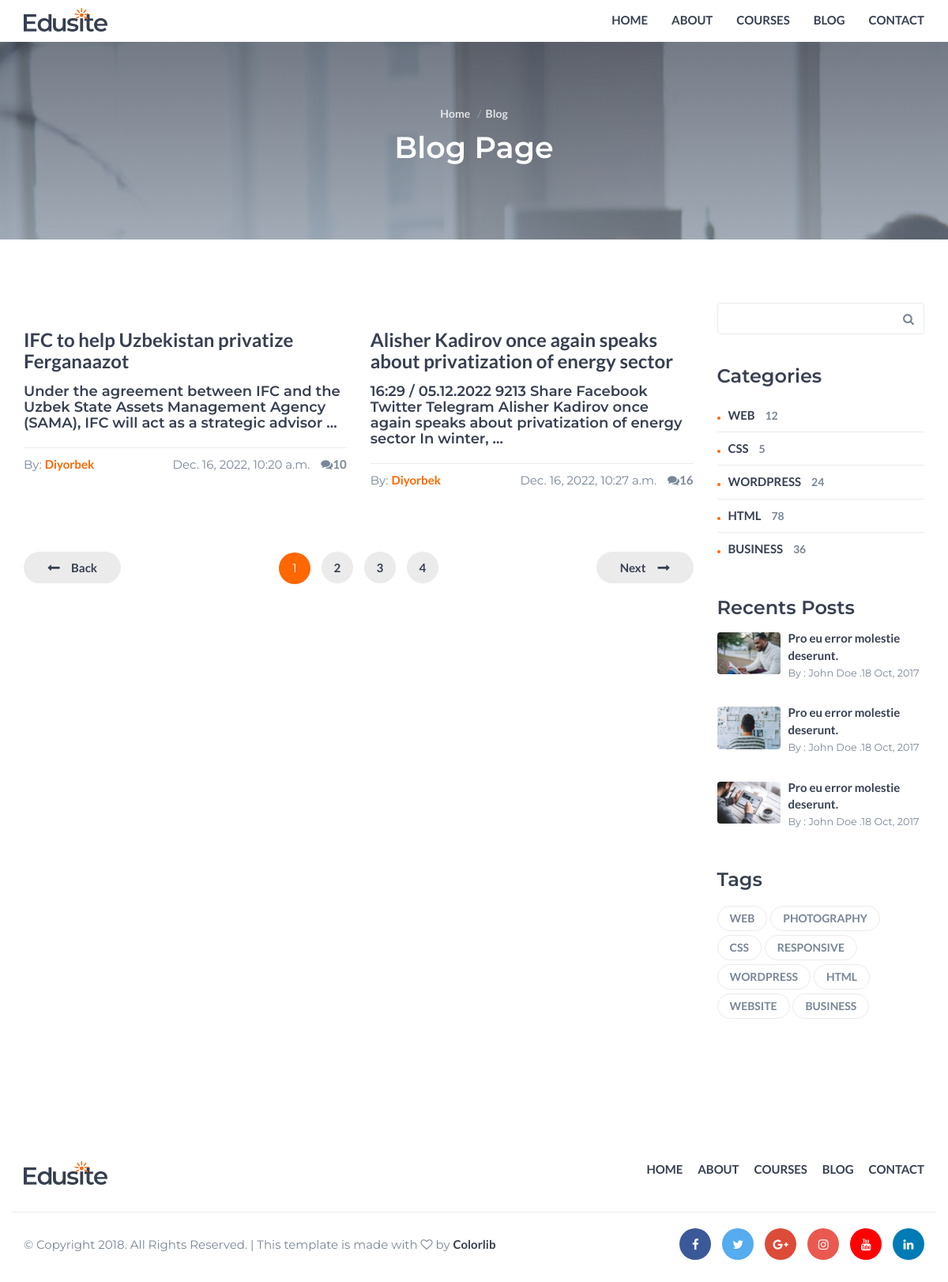
Screenshot of /blog/ with the database file from the repository.
### edu1app/models.py (models this page shows, shortened)
class Blogmodel(models.Model):
    title=models.CharField(max_length=250)
    text=models.TextField()
    image=models.CharField(max_length=250)
    author=models.CharField(max_length=50)
    time=models.DateTimeField(auto_now_add=True)
    numdis=models.IntegerField()

### edu1app/views.py (the view)
# urls.py: path('blog/',BlogClass.as_view(),name='blog')
class BlogClass(ListView):
    model = Blogmodel
    template_name = 'blog.html'
    context_object_name = "blogslist"

### templates/blog.html (shortened to what this page needs)
<!DOCTYPE html>
{%load static%}
<html lang="en">
	<head>
		<link type="text/css" rel="stylesheet" href="{% static 'css/bootstrap.min.css'%}"/>
		<link rel="stylesheet" href="{% static 'css/font-awesome.min.css'%}">
		<link type="text/css" rel="stylesheet" href="{% static 'css/style.css'%}"/>
    </head>
	<body>
		<header id="header">
			<div class="container">
				<div class="navbar-header">
					<div class="navbar-brand">
						<a class="logo" href="index.html">
							<img src="./img/logo.png" alt="logo">
						</a>
					</div>
				</div>
				<nav id="nav">
					<ul class="main-menu nav navbar-nav navbar-right">
						<li><a href="{% url 'home'%}">Home</a></li>
						<li><a href="#">About</a></li>
						<li><a href="#">Courses</a></li>
						<li><a href="{% url 'blog'%}">Blog</a></li>
						<li><a href="contact.html">Contact</a></li>
					</ul>
				</nav>
			</div>
		</header>
		<div class="hero-area section">
			<div class="bg-image bg-parallax overlay" style="background-image:url(./img/page-background.jpg)"></div>
			<div class="container">
				<div class="row">
					<div class="col-md-10 col-md-offset-1 text-center">
						<ul class="hero-area-tree">
							<li><a href="index.html">Home</a></li>
							<li>Blog</li>
						</ul>
						<h1 class="white-text">Blog Page</h1>
					</div>
				</div>
			</div>
		</div>
		<div id="blog" class="section">
			<div class="container">
				<div class="row">
					<div id="main" class="col-md-9">
						<div class="row">
							{%for i in blogslist %}
							<div class="col-md-6">
								<div class="single-blog">
									<div class="blog-img">
										<a href="blog-post.html">
										</a>
									</div>
									<h3><a href="blog-post.html">{{i.title}}</a></h3>
									<h4>{{i.text|truncatewords:20}}</h4>
									<div class="blog-meta">
										<span class="blog-meta-author">By: <a href="#">{{i.author}}</a></span>
										<div class="pull-right">
											<span>{{i.time}}</span>
											<span class="blog-meta-comments"><a href="#"><i class="fa fa-comments"></i>{{i.numdis}}</a></span>
										</div>
									</div>
								</div>
							</div>
							{%endfor%}
						</div>
						<div class="row">
							<div class="col-md-12">
								<div class="post-pagination">
									<a href="#" class="pagination-back pull-left">Back</a>
									<ul class="pages">
										<li class="active">1</li>
										<li><a href="#">2</a></li>
										<li><a href="#">3</a></li>
										<li><a href="#">4</a></li>
									</ul>
									<a href="#" class="pagination-next pull-right">Next</a>
								</div>
							</div>
						</div>
					</div>
					<div id="aside" class="col-md-3">
						<div class="widget search-widget">
							<form>
								<input class="input" type="text" name="search">
								<button><i class="fa fa-search"></i></button>
							</form>
						</div>
						<div class="widget category-widget">
							<h3>Categories</h3>
							<a class="category" href="#">Web <span>12</span></a>
							<a class="category" href="#">Css <span>5</span></a>
							<a class="category" href="#">Wordpress <span>24</span></a>
							<a class="category" href="#">Html <span>78</span></a>
							<a class="category" href="#">Business <span>36</span></a>
						</div>
						<div class="widget posts-widget">
							<h3>Recents Posts</h3>
							<div class="single-post">
								<a class="single-post-img" href="blog-post.html">
									<img src="./img/post01.jpg" alt="">
								</a>
								<a href="blog-post.html">Pro eu error molestie deserunt.</a>
								<p><small>By : John Doe .18 Oct, 2017</small></p>
							</div>
							<div class="single-post">
								<a class="single-post-img" href="blog-post.html">
									<img src="./img/post02.jpg" alt="">
								</a>
								<a href="blog-post.html">Pro eu error molestie deserunt.</a>
								<p><small>By : John Doe .18 Oct, 2017</small></p>
							</div>
							<div class="single-post">
								<a class="single-post-img" href="blog-post.html">
									<img src="./img/post03.jpg" alt="">
								</a>
								<a href="blog-post.html">Pro eu error molestie deserunt.</a>
								<p><small>By : John Doe .18 Oct, 2017</small></p>
							</div>
						</div>
						<div class="widget tags-widget">
							<h3>Tags</h3>
							<a class="tag" href="#">Web</a>
							<a class="tag" href="#">Photography</a>
							<a class="tag" href="#">Css</a>
							<a class="tag" href="#">Responsive</a>
							<a class="tag" href="#">Wordpress</a>
							<a class="tag" href="#">Html</a>
							<a class="tag" href="#">Website</a>
							<a class="tag" href="#">Business</a>
						</div>
					</div>
				</div>
			</div>
		</div>
		<footer id="footer" class="section">
			<div class="container">
				<div class="row">
					<div class="col-md-6">
						<div class="footer-logo">
							<a class="logo" href="index.html">
								<img src="./img/logo.png" alt="logo">
							</a>
						</div>
					</div>
					<div class="col-md-6">
						<ul class="footer-nav">
							<li><a href="index.html">Home</a></li>
							<li><a href="#">About</a></li>
							<li><a href="#">Courses</a></li>
							<li><a href="blog.html">Blog</a></li>
							<li><a href="contact.html">Contact</a></li>
						</ul>
					</div>
				</div>
				<div id="bottom-footer" class="row">
					<div class="col-md-4 col-md-push-8">
						<ul class="footer-social">
							<li><a href="#" class="facebook"><i class="fa fa-facebook"></i></a></li>
							<li><a href="#" class="twitter"><i class="fa fa-twitter"></i></a></li>
							<li><a href="#" class="google-plus"><i class="fa fa-google-plus"></i></a></li>
							<li><a href="#" class="instagram"><i class="fa fa-instagram"></i></a></li>
							<li><a href="#" class="youtube"><i class="fa fa-youtube"></i></a></li>
							<li><a href="#" class="linkedin"><i class="fa fa-linkedin"></i></a></li>
						</ul>
					</div>
					<div class="col-md-8 col-md-pull-4">
						<div class="footer-copyright">
							<span>&copy; Copyright 2018. All Rights Reserved. | This template is made with <i class="fa fa-heart-o" aria-hidden="true"></i> by <a href="https://colorlib.com">Colorlib</a></span>
						</div>
					</div>
				</div>
			</div>
		</footer>
	</body>
</html>

### rows the page displays
Blogmodel: title "IFC to help Uzbekistan privatize Ferganaazot", text "Under the agreement between IFC and the Uzbek State Assets Management Agency (SAMA), IFC will act as a strategic advisor …", author "Diyorbek", time "Dec. 16, 2022, 10:20 a.m.", numdis "10"
Blogmodel: title "Alisher Kadirov once again speaks about privatization of energy sector", text "16:29 / 05.12.2022 9213 Share Facebook Twitter Telegram Alisher Kadirov once again speaks about privatization of energy sector In winter, …", author "Diyorbek", time "Dec. 16, 2022, 10:27 a.m.", numdis "16"
